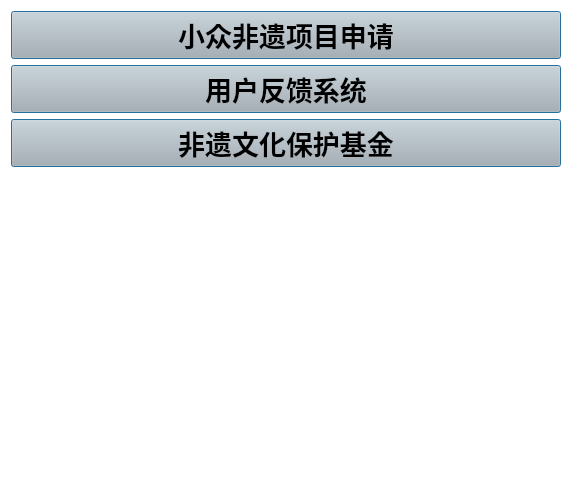
<?xml version="1.0" encoding="UTF-8"?>
<ui version="4.0">
 <class>more_down</class>
 <widget class="QFrame" name="more_down">
  <property name="geometry">
   <rect>
    <x>0</x>
    <y>0</y>
    <width>572</width>
    <height>490</height>
   </rect>
  </property>
  <property name="windowTitle">
   <string>Frame</string>
  </property>
  <property name="styleSheet">
   <string notr="true">background-color: rgb(255, 255, 255);</string>
  </property>
  <layout class="QVBoxLayout" name="verticalLayout_2">
   <item>
    <layout class="QVBoxLayout" name="verticalLayout">
     <item>
      <widget class="QPushButton" name="first">
       <property name="minimumSize">
        <size>
         <width>0</width>
         <height>45</height>
        </size>
       </property>
       <property name="font">
        <font>
         <family>宋体</family>
         <pointsize>20</pointsize>
         <bold>true</bold>
        </font>
       </property>
       <property name="styleSheet">
        <string notr="true">background-color: rgb(181, 181, 181);
color: rgb(0, 0, 0);</string>
       </property>
       <property name="text">
        <string>小众非遗项目申请</string>
       </property>
       <property name="checkable">
        <bool>false</bool>
       </property>
       <property name="autoRepeat">
        <bool>false</bool>
       </property>
       <property name="autoDefault">
        <bool>false</bool>
       </property>
       <property name="default">
        <bool>true</bool>
       </property>
       <property name="flat">
        <bool>false</bool>
       </property>
      </widget>
     </item>
     <item>
      <widget class="QPushButton" name="second">
       <property name="minimumSize">
        <size>
         <width>0</width>
         <height>45</height>
        </size>
       </property>
       <property name="font">
        <font>
         <family>宋体</family>
         <pointsize>20</pointsize>
         <bold>true</bold>
        </font>
       </property>
       <property name="styleSheet">
        <string notr="true">background-color: rgb(181, 181, 181);
color: rgb(0, 0, 0);</string>
       </property>
       <property name="text">
        <string>用户反馈系统</string>
       </property>
       <property name="checkable">
        <bool>false</bool>
       </property>
       <property name="autoRepeat">
        <bool>false</bool>
       </property>
       <property name="autoDefault">
        <bool>false</bool>
       </property>
       <property name="default">
        <bool>true</bool>
       </property>
       <property name="flat">
        <bool>false</bool>
       </property>
      </widget>
     </item>
     <item>
      <widget class="QPushButton" name="third">
       <property name="minimumSize">
        <size>
         <width>0</width>
         <height>45</height>
        </size>
       </property>
       <property name="font">
        <font>
         <family>宋体</family>
         <pointsize>20</pointsize>
         <bold>true</bold>
        </font>
       </property>
       <property name="styleSheet">
        <string notr="true">background-color: rgb(181, 181, 181);
color: rgb(0, 0, 0);</string>
       </property>
       <property name="text">
        <string>非遗文化保护基金</string>
       </property>
       <property name="checkable">
        <bool>false</bool>
       </property>
       <property name="autoRepeat">
        <bool>false</bool>
       </property>
       <property name="autoDefault">
        <bool>false</bool>
       </property>
       <property name="default">
        <bool>true</bool>
       </property>
       <property name="flat">
        <bool>false</bool>
       </property>
      </widget>
     </item>
     <item>
      <spacer name="verticalSpacer">
       <property name="orientation">
        <enum>Qt::Orientation::Vertical</enum>
       </property>
       <property name="sizeHint" stdset="0">
        <size>
         <width>20</width>
         <height>40</height>
        </size>
       </property>
      </spacer>
     </item>
    </layout>
   </item>
  </layout>
 </widget>
 <resources/>
 <connections/>
</ui>
